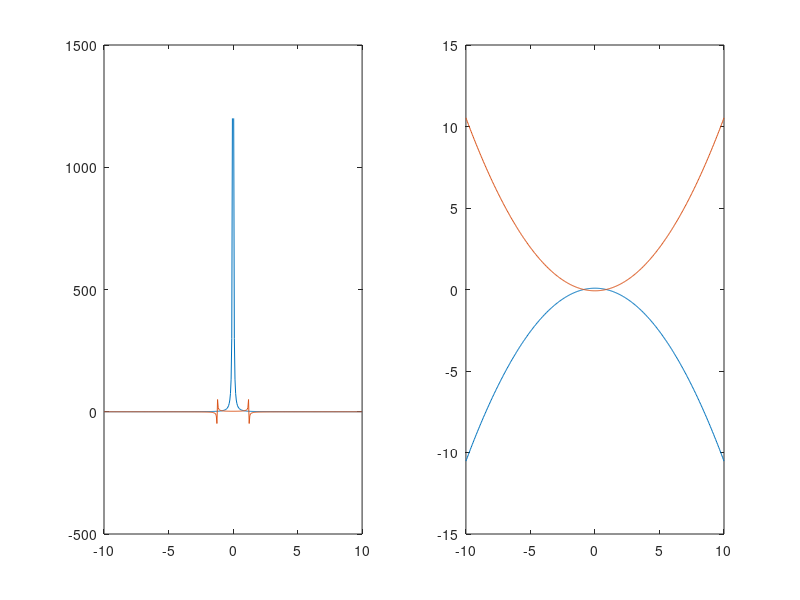

Write the MATLAB code that produced this figure.
% Test_rho
clear
clc

rr = -10:0.05:10;
rho_0 = 4*ones(size(rr));
rho_p = 3./(rr.^2); %rho_0.*exp(-(rr.^2)); % 
rho_n = rho_0./(2 - rho_0./rho_p);

q_p = (1 - rho_0./rho_p)/(4*pi);
q_n = (1 - rho_0./rho_n)/(4*pi);


figure(3)
subplot(1,2,1)
plot(rr,rho_p)
hold on
plot(rr,rho_n)
hold off

subplot(1,2,2)
plot(rr,q_p)
hold on
plot(rr,q_n)
hold off

